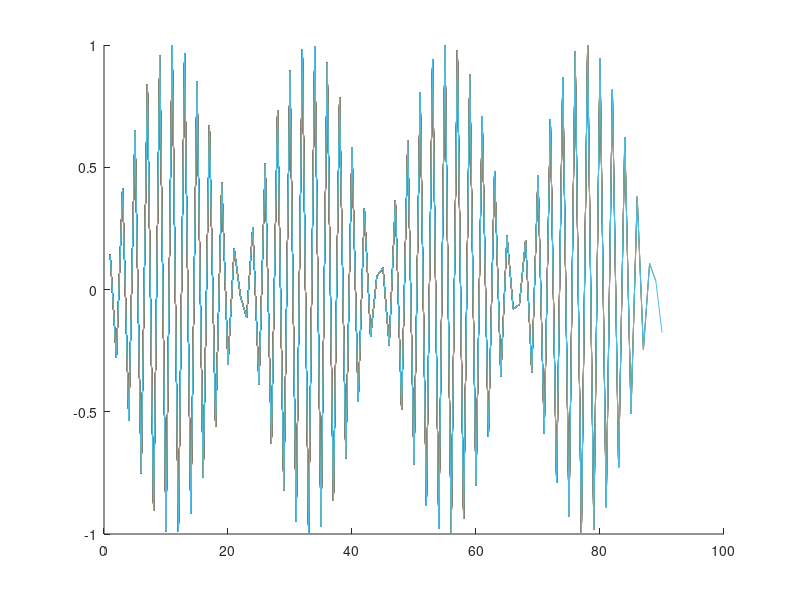

Reproduce this figure in MATLAB.
clf;
figure(1);
  hold on;
   for i=1:90;
      x=(1:i)';
      y=sin(3*x);
      plot(x,y);
      pause(.05);
   end;
  hold off;
